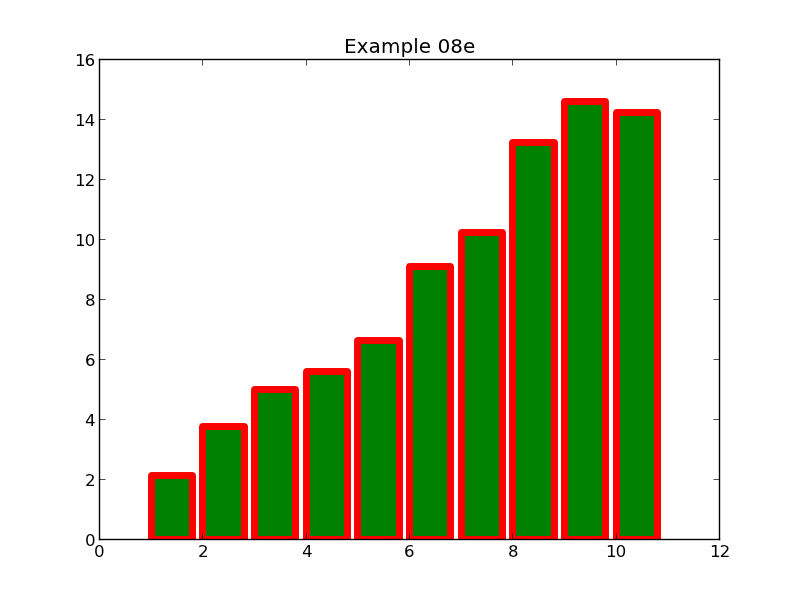

Generate this figure with Python:
import matplotlib.pyplot as pyplot
import plotdata

x = plotdata.data08x
y = plotdata.data08y

pyplot.bar(x,y, color='green', edgecolor='red', linewidth=5.0)

pyplot.title('Example 08e')
pyplot.savefig('example08e.png')
